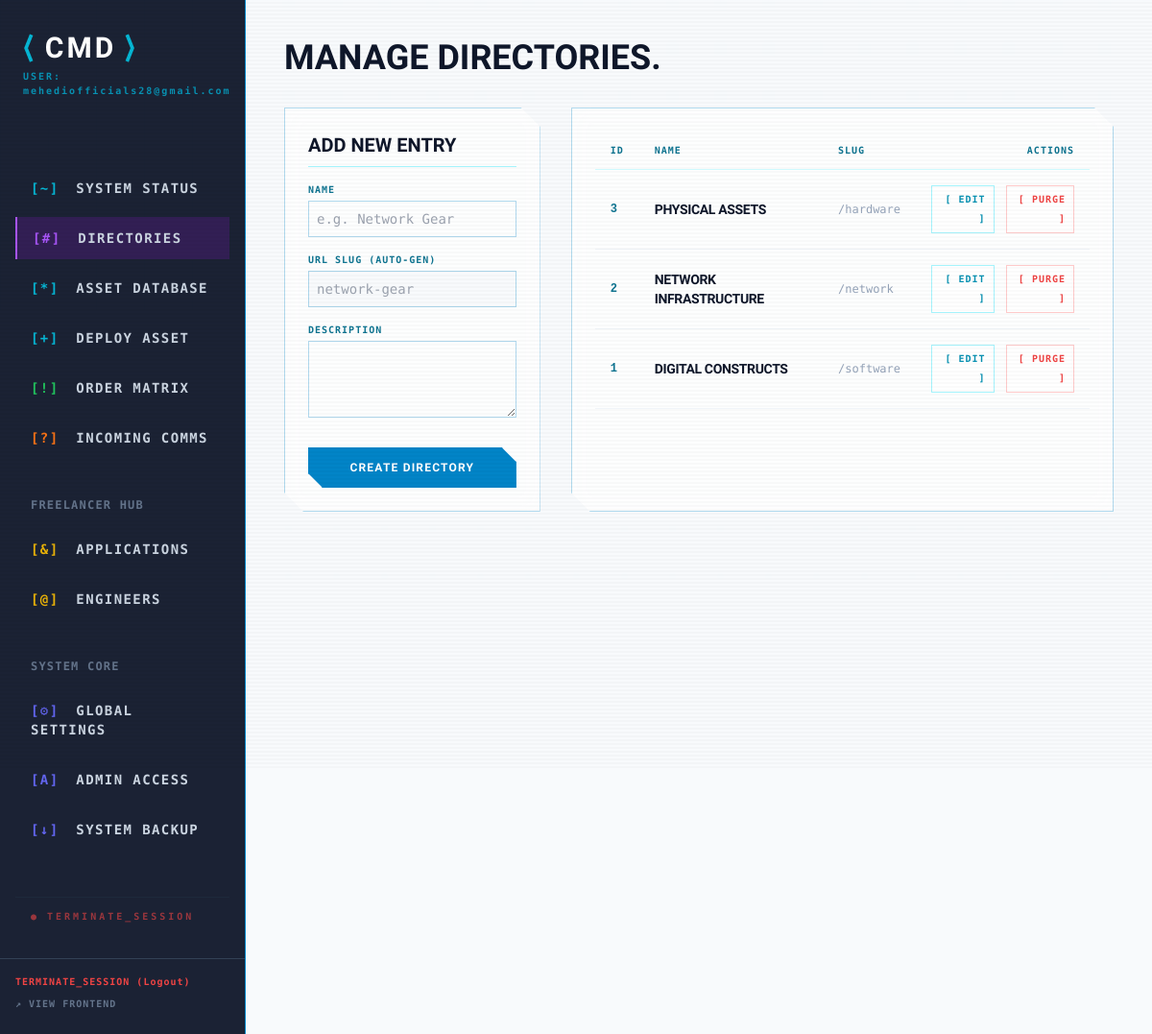
The app's page /admin/index.php?page=categories (signed in) with its own data.
### tables this page shows
CREATE TABLE IF NOT EXISTS `categories` (
  `id` int NOT NULL AUTO_INCREMENT,
  `name` varchar(100) NOT NULL,
  `slug` varchar(100) NOT NULL,
  `description` text,
  `status` enum('Active','Hidden') DEFAULT 'Active',
  `created_at` timestamp NULL DEFAULT CURRENT_TIMESTAMP,
  `updated_at` timestamp NULL DEFAULT CURRENT_TIMESTAMP ON UPDATE CURRENT_TIMESTAMP,
  PRIMARY KEY (`id`),
  UNIQUE KEY `slug` (`slug`)
);

### admin/pages/categories.php (the view, shortened to what this page needs)
<?php
$categories = $pdo->query("SELECT * FROM categories ORDER BY id DESC")->fetchAll();
?>
<div class="flex justify-between items-end mb-8">
    <h1 class="text-4xl font-robot font-bold text-slate-900 uppercase">Manage Directories.</h1>
</div>
<div class="grid grid-cols-1 lg:grid-cols-3 gap-8">
    <div class="sci-fi-card p-6 bg-white/80 h-fit lg:col-span-1">
        <h3 class="font-robot font-bold text-xl text-slate-900 mb-4 border-b border-cyan-200 pb-2 uppercase">Add New Entry</h3>
        <form method="POST" action="">
            <div class="mb-4">
                <label class="block text-[10px] font-bold text-cyan-700 tracking-widest mb-1">NAME</label>
                <input type="text" name="name" id="category_name" required class="input-cyber w-full p-2 text-sm" placeholder="e.g. Network Gear">
            </div>
            <div class="mb-4">
                <label class="block text-[10px] font-bold text-cyan-700 tracking-widest mb-1">URL SLUG (AUTO-GEN)</label>
                <input type="text" name="slug" id="category_slug" required class="input-cyber w-full p-2 text-sm bg-slate-50" placeholder="network-gear">
            </div>
            <div class="mb-6">
                <label class="block text-[10px] font-bold text-cyan-700 tracking-widest mb-1">DESCRIPTION</label>
                <textarea name="description" class="input-cyber w-full p-2 text-sm h-20"></textarea>
            </div>
            <button type="submit" name="add_category" class="btn-cyber btn-cyber-solid w-full py-3 text-xs uppercase tracking-widest font-bold">Create Directory</button>
        </form>
    </div>
    <div class="sci-fi-card p-6 bg-white/80 lg:col-span-2">
        <table class="w-full text-left admin-table">
            <thead>
                <tr class="border-b border-cyan-100">
                    <th class="py-3 px-4 text-[10px] font-bold text-cyan-700 tracking-widest uppercase">ID</th>
                    <th class="py-3 px-4 text-[10px] font-bold text-cyan-700 tracking-widest uppercase">Name</th>
                    <th class="py-3 px-4 text-[10px] font-bold text-cyan-700 tracking-widest uppercase">Slug</th>
                    <th class="py-3 px-4 text-[10px] font-bold text-cyan-700 tracking-widest uppercase text-right">Actions</th>
                </tr>
            </thead>
            <tbody class="text-sm font-bold text-slate-600">
                <?php foreach($categories as $cat): ?>
                <tr class="border-b border-slate-100 hover:bg-cyan-50/30 transition-colors group">
                    <td class="py-4 px-4 text-cyan-700 font-mono text-xs"><?= $cat['id'] ?></td>
                    <td class="py-4 px-4 text-slate-900 font-robot uppercase tracking-tight"><?= htmlspecialchars($cat['name']) ?></td>
                    <td class="py-4 px-4 text-slate-400 font-normal text-xs">/<?= htmlspecialchars($cat['slug']) ?></td>
                    <td class="py-4 px-4 text-right">
                        <div class="flex justify-end gap-3">
                            <a href="?page=edit_category&id=<?= $cat['id'] ?>" class="text-[10px] text-cyan-600 hover:text-cyan-400 uppercase tracking-widest border border-cyan-200 px-2 py-1 bg-white">[ Edit ]</a>
                            <a href="?page=delete_category&id=<?= $cat['id'] ?>&token=<?= htmlspecialchars($_SESSION['csrf_token']) ?>"
                               onclick="return confirm('CRITICAL WARNING: Purging this directory will delete all associated products in the matrix. Continue?');"
                               class="text-[10px] text-red-500 hover:text-red-700 uppercase tracking-widest border border-red-200 px-2 py-1 bg-white">[ Purge ]</a>
                        </div>
                    </td>
                </tr>
                <?php endforeach; ?>
            </tbody>
        </table>
    </div>
</div>

### admin/index.php (shortened to what this page needs)
<?php
$page = $_GET['page'] ?? 'dashboard';
?>
<!DOCTYPE html>
<html lang="en">
<head>
  <script src="https://cdn.tailwindcss.com"></script>
  <link rel="stylesheet" href="../assets/css/style.css">
</head>
<body class="selection:bg-cyan-500/30 selection:text-white flex h-screen overflow-hidden text-slate-800">
  <?php require_once 'sidebar.php'; ?>
  <main class="flex-1 h-full overflow-y-auto relative z-10 p-10 bg-slate-50/90 backdrop-blur-sm">
      <?php
      $allowed_pages = [
          'dashboard',
          'categories',
          'products',
          'add_product',
          'edit_product',
          'delete_product',
          'delete_category',
          'edit_category',
          'orders',
          'view_order',
          'generate_quote',
          'applications',
          'inquiries',
          'engineers',
          'engineer_form',
          'settings',
          'admins',
          'backup'
      ];
      if (in_array($page, $allowed_pages)) {
          require_once "pages/{$page}.php";
      } else {
          echo '<h1 class="text-4xl font-robot font-bold text-red-600 mb-6">ERROR 404.</h1>';
          echo '<p>Directory not found or access denied.</p>';
      }
      ?>
  </main>
</body>
</html>

### admin/sidebar.php (shortened to what this page needs)
<aside class="admin-sidebar w-64 h-full relative z-20 flex flex-col pt-8">
  <div class="px-6 mb-12">
      <div class="font-robot font-bold text-3xl tracking-widest text-white flex items-center gap-2">
          <span class="text-cyan-500">⟨</span>CMD<span class="text-cyan-500">⟩</span>
      </div>
      <div class="text-[10px] text-cyan-600 mt-1 tracking-[0.2em] font-bold animate-pulse">
          USER: <?= htmlspecialchars($_SESSION['admin_user']['username']) ?>
      </div>
  </div>
  <nav class="flex-1 flex flex-col gap-2 px-4 py-6">
    <a href="?page=dashboard" class="<?= $page == 'dashboard' ? 'bg-cyan-900/40 border-l-2 border-cyan-500' : 'hover:bg-slate-800' ?> text-slate-300 px-4 py-3 text-sm tracking-widest font-bold uppercase transition-all group">
        <span class="text-cyan-500 mr-2 group-hover:animate-pulse">[~]</span> System Status
    </a>
    <a href="?page=categories" class="<?= $page == 'categories' ? 'bg-purple-900/40 border-l-2 border-purple-500' : 'hover:bg-slate-800' ?> text-slate-300 px-4 py-3 text-sm tracking-widest font-bold uppercase transition-all group">
        <span class="text-purple-500 mr-2 group-hover:rotate-90 transition-transform inline-block">[#]</span> Directories
    </a>
    <a href="?page=products" class="<?= $page == 'products' ? 'bg-cyan-900/40 border-l-2 border-cyan-500' : 'hover:bg-slate-800' ?> text-slate-300 px-4 py-3 text-sm tracking-widest font-bold uppercase transition-all group">
        <span class="text-cyan-500 mr-2">[*]</span> Asset Database
    </a>
    <a href="?page=add_product" class="<?= $page == 'add_product' ? 'bg-cyan-900/40 border-l-2 border-cyan-500' : 'hover:bg-slate-800' ?> text-slate-300 px-4 py-3 text-sm tracking-widest font-bold uppercase transition-all group">
        <span class="text-cyan-500 mr-2">[+]</span> Deploy Asset
    </a>
    <a href="?page=orders" class="<?= $page == 'orders' ? 'bg-green-900/40 border-l-2 border-green-500' : 'hover:bg-slate-800' ?> text-slate-300 px-4 py-3 text-sm tracking-widest font-bold uppercase transition-all flex justify-between items-center group">
        <span>
            <span class="text-green-500 mr-2">[!]</span> Order Matrix
        </span>
    </a>
    <a href="?page=inquiries" class="<?= $page == 'inquiries' ? 'bg-orange-900/40 border-l-2 border-orange-500' : 'hover:bg-slate-800' ?> text-slate-300 px-4 py-3 text-sm tracking-widest font-bold uppercase transition-all group">
        <span class="text-orange-500 mr-2">[?]</span> Incoming Comms
    </a>
    <div class="px-4 pt-8 pb-2 text-xs text-slate-500 font-bold tracking-widest uppercase">Freelancer Hub</div>
    <a href="?page=applications" class="<?= $page == 'applications' ? 'bg-yellow-900/40 border-l-2 border-yellow-500' : 'hover:bg-slate-800' ?> text-slate-300 px-4 py-3 text-sm tracking-widest font-bold uppercase transition-all group">
        <span class="text-yellow-500 mr-2">[&]</span> Applications
    </a>
    <a href="?page=engineers" class="<?= $page == 'engineers' || $page == 'engineer_form' ? 'bg-yellow-900/40 border-l-2 border-yellow-500' : 'hover:bg-slate-800' ?> text-slate-300 px-4 py-3 text-sm tracking-widest font-bold uppercase transition-all group">
        <span class="text-yellow-500 mr-2">[@]</span> Engineers
    </a>
    <div class="px-4 pt-8 pb-2 text-xs text-slate-500 font-bold tracking-widest uppercase">System Core</div>
    <a href="?page=settings" class="<?= $page == 'settings' ? 'bg-indigo-900/40 border-l-2 border-indigo-500' : 'hover:bg-slate-800' ?> text-slate-300 px-4 py-3 text-sm tracking-widest font-bold uppercase transition-all group">
        <span class="text-indigo-500 mr-2">[⚙]</span> Global Settings
    </a>
    <a href="?page=admins" class="<?= $page == 'admins' ? 'bg-indigo-900/40 border-l-2 border-indigo-500' : 'hover:bg-slate-800' ?> text-slate-300 px-4 py-3 text-sm tracking-widest font-bold uppercase transition-all group">
        <span class="text-indigo-500 mr-2">[A]</span> Admin Access
    </a>
    <a href="?page=backup" class="<?= $page == 'backup' ? 'bg-indigo-900/40 border-l-2 border-indigo-500' : 'hover:bg-slate-800' ?> text-slate-300 px-4 py-3 text-sm tracking-widest font-bold uppercase transition-all group">
        <span class="text-indigo-500 mr-2">[↓]</span> System Backup
    </a>
    <div class="mt-auto pt-10">
        <a href="logout.php" class="text-red-500/60 hover:text-red-500 px-4 py-3 text-[10px] tracking-[0.3em] font-bold uppercase transition-all flex items-center gap-2 border-t border-slate-800">
            <span class="animate-pulse">●</span> Terminate_Session
        </a>
    </div>
</nav>
  <div class="p-4 border-t border-slate-700 text-[10px] text-slate-500 tracking-widest font-bold">
      <a href="logout.php" class="text-red-500 hover:text-red-400 block mb-2 transition-colors">TERMINATE_SESSION (Logout)</a>
      <a href="../index.php" target="_blank" class="hover:text-cyan-400 block mb-2">↗ VIEW FRONTEND</a>
  </div>
</aside>

### assets/css/style.css (style rules this page uses)
:root { --bg-deep: #f8fafc; --neon-cyan: #0284c7; --neon-purple: #7c3aed; --neon-red: #e11d48; --panel-bg: rgba(255, 255, 255, 0.85); --hud-border: rgba(2, 132, 199, 0.3); --text-main: #0f172a; --text-muted: #475569; }
body { font-family: 'Share Tech Mono', monospace; background-color: var(--bg-deep); color: var(--text-muted); overflow-x: hidden; }
h1, h2, h3, .font-robot { font-family: 'Rajdhani', sans-serif; text-transform: uppercase; color: var(--text-main); }
.sci-fi-card { background: var(--panel-bg); border: 1px solid var(--hud-border); clip-path: polygon(0 0, calc(100% - 20px) 0, 100% 20px, 100% 100%, 20px 100%, 0 calc(100% - 20px)); position: relative; transition: all 0.3s cubic-bezier(0.4, 0, 0.2, 1); backdrop-filter: blur(10px); box-shadow: 0 4px 6px -1px rgba(0, 0, 0, 0.05); }
.sci-fi-card::before { content: ''; position: absolute; top: 0; left: 0; width: 10px; height: 10px; border-top: 2px solid var(--neon-cyan); border-left: 2px solid var(--neon-cyan); opacity: 0; transition: opacity 0.3s; }
.btn-cyber { background: transparent; color: var(--neon-cyan); border: 1px solid var(--neon-cyan); clip-path: polygon(0 0, calc(100% - 15px) 0, 100% 15px, 100% 100%, 15px 100%, 0 calc(100% - 15px)); text-transform: uppercase; font-family: 'Rajdhani', sans-serif; font-weight: 700; letter-spacing: 2px; position: relative; overflow: hidden; transition: all 0.3s; }
.btn-cyber::after { content: ''; position: absolute; top: 0; left: -100%; width: 100%; height: 100%; background: linear-gradient(90deg, transparent, rgba(2, 132, 199, 0.15), transparent); transition: all 0.4s; }
.btn-cyber-solid { background: var(--neon-cyan); color: #ffffff; box-shadow: 0 4px 15px rgba(2, 132, 199, 0.3); }

### admin/index.php (style rules this page uses)
.admin-sidebar { background: rgba(15, 23, 42, 0.95); border-right: 1px solid var(--neon-cyan); }
.input-cyber { background: transparent; border: 1px solid var(--hud-border); color: var(--text-main); font-family: 'Share Tech Mono', monospace; }

### records on screen
categories: id "3", name "PHYSICAL ASSETS", slug "hardware"
categories: id "2", name "NETWORK INFRASTRUCTURE", slug "network"
categories: id "1", name "DIGITAL CONSTRUCTS", slug "software"

### other values on screen
$_SESSION['admin_user']['username'] "mehediofficials28@gmail.com"
